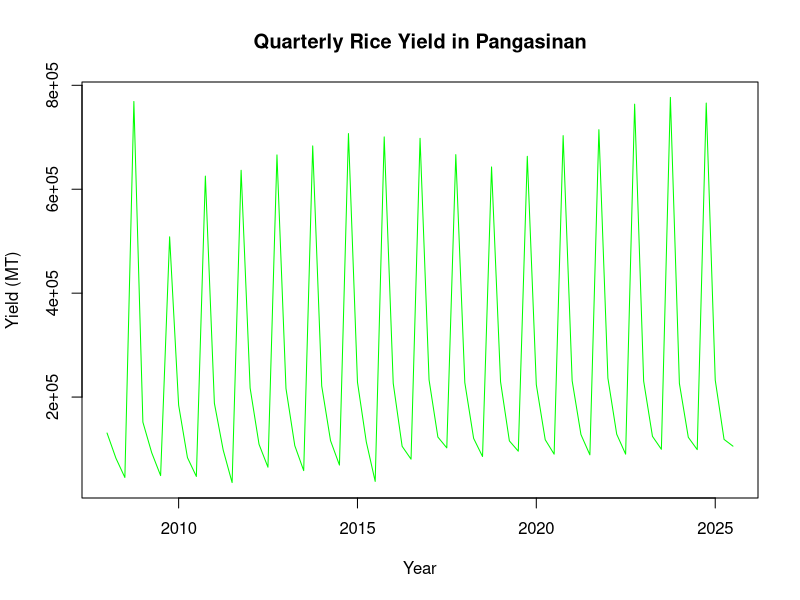

Recreate this plot in R.
# 1. Install necessary packages (if you haven't already)
if (!require("readxl")) install.packages("readxl")
if (!require("tidyverse")) install.packages("tidyverse")
if (!require("zoo")) install.packages("zoo") # 'zoo' is needed for filling missing values

# 2. Load the libraries
library(readxl)
library(dplyr)
library(tidyr)
library(zoo)

# --- STEP 1: LOAD THE DATA ---
# Make sure the file "2E4EVCP0.xlsx" is in your R working directory
# We read it with col_names = FALSE to handle the messy headers manually
raw_data <- read_excel("2E4EVCP0.xlsx", col_names = FALSE)

# --- STEP 2: EXTRACT AND CLEAN ROWS ---

# Row 1 in Excel contains the YEARS (indices are 1-based in R)
# We remove the first column (which is just labels like 'Type')
years_raw <- as.numeric(as.vector(raw_data[1, -1])) 

# Use na.locf to "Forward Fill" the years (replace NA with the previous year)
years_clean <- na.locf(years_raw, na.rm = FALSE)

# Row 2 in Excel contains the PERIODS (Quarter 1, Semester 1, etc.)
periods_raw <- as.character(as.vector(raw_data[2, -1]))

# Row 5 in Excel contains the TOTAL PALAY YIELD (based on your file structure)
# Check: Row 3 is Irrigated, Row 4 is Rainfed, Row 5 is Total Palay
yield_raw <- as.numeric(as.vector(raw_data[5, -1]))

# --- STEP 3: CREATE THE DATAFRAME ---

# Combine these vectors into a temporary dataframe
temp_df <- data.frame(
  Year = years_clean,
  Period = periods_raw,
  Yield = yield_raw,
  stringsAsFactors = FALSE
)

# --- STEP 4: FILTER AND FORMAT ---

final_df <- temp_df %>%
  # Filter: We only want rows where Period contains "Quarter"
  filter(grepl("Quarter", Period)) %>%
  
  # Extract the Quarter Number (e.g., "Quarter 1" -> 1)
  mutate(
    Quarter = as.numeric(gsub("Quarter ", "", Period)),
    
    # Create a specific Date column for plotting (Day is set to 1st of the Quarter)
    # Q1=Jan(1), Q2=Apr(4), Q3=Jul(7), Q4=Oct(10)
    Date = as.Date(paste(Year, (Quarter - 1) * 3 + 1, "01", sep = "-"))
  ) %>%
  
  # Select and reorder the columns we need
  select(Date, Year, Quarter, Yield) %>%
  
  # Sort by Date just to be safe
  arrange(Date)

# --- STEP 5: INSPECT AND SAVE ---

# View the first few rows
print(head(final_df))

# Check for any missing values
print(paste("Missing Values:", sum(is.na(final_df$Yield))))

# Save the cleaned data to a CSV file for your analysis
write.csv(final_df, "Pangasinan_Rice_Yield_Clean.csv", row.names = FALSE)

# Simple plot to verify the data looks correct
plot(final_df$Date, final_df$Yield, type = "l", col = "green", 
     main = "Quarterly Rice Yield in Pangasinan", 
     xlab = "Year", ylab = "Yield (MT)")